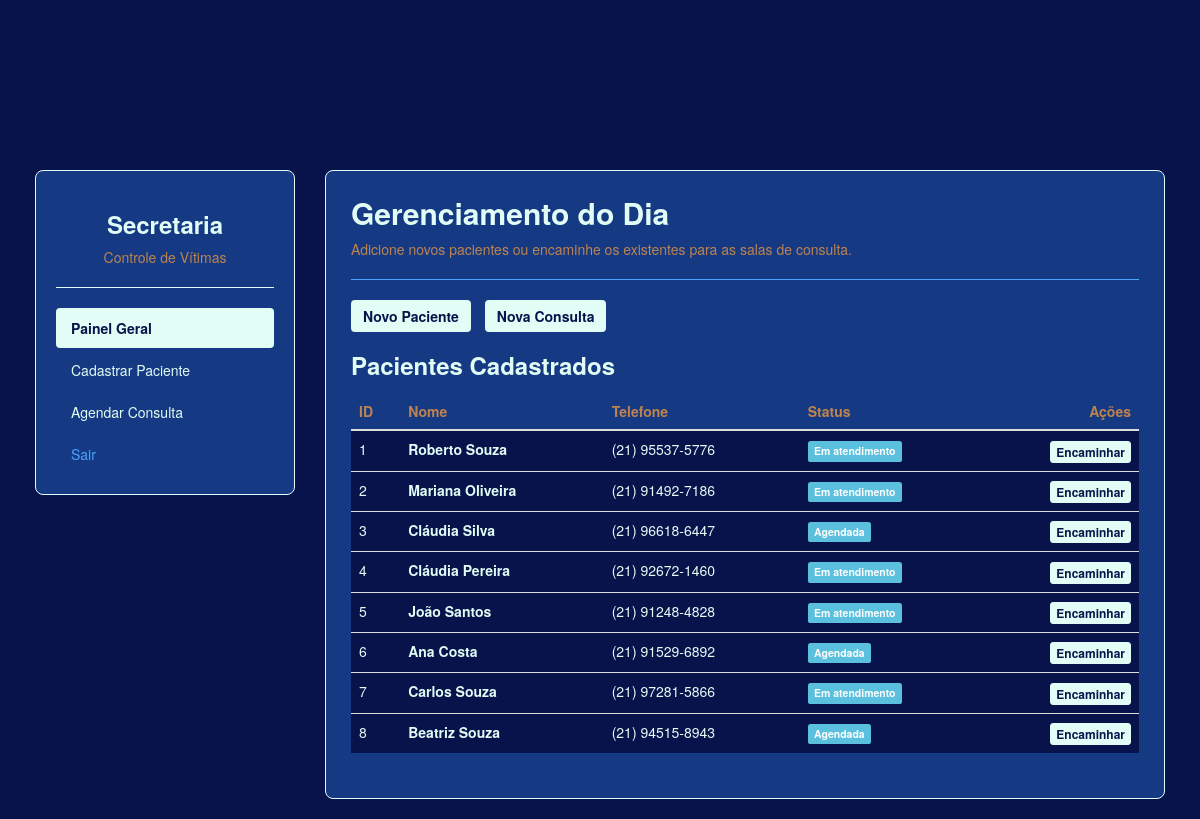
Page /secretaria on the earlier database version.
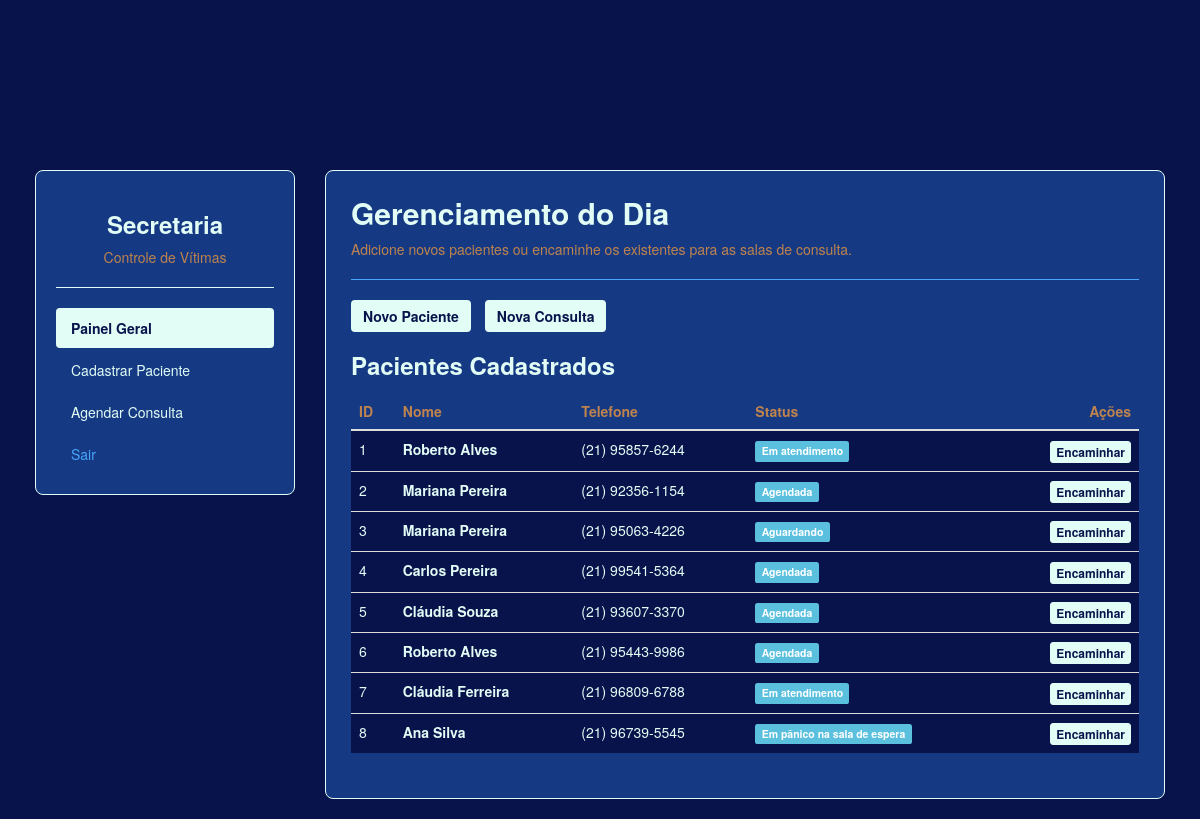
Same page on the later database version.
### tables this page shows
CREATE TABLE pacientes_secretaria (
            id INTEGER PRIMARY KEY AUTOINCREMENT,
            nome TEXT NOT NULL,
            telefone TEXT NOT NULL,
            status TEXT NOT NULL
        );

### app.py (the view)
@app.route('/secretaria')
def secretaria_recepcao():
    conn = conectar_banco()
    pacientes_clinica = conn.execute('SELECT * FROM pacientes_secretaria').fetchall()
    conn.close()
    return render_template('secretaria_recepcao.html', pacientes=pacientes_clinica)

### app.py (called while the page is built)
def conectar_banco():
    conn = sqlite3.connect(ARQUIVO_BANCO)
    conn.row_factory = sqlite3.Row
    return conn

### templates/secretaria_recepcao.html (shortened to what this page needs)
<!DOCTYPE html>
<html lang="pt-BR">
<head>
    <link rel="stylesheet" href="https://stackpath.bootstrapcdn.com/bootstrap/3.4.1/css/bootstrap.min.css">
    <link rel="stylesheet" href="{{ url_for('static', filename='css/style.css') }}">
</head>
<body>
    <div class="container dashboard-container">
        <div class="row">
            <div class="col-md-3">
                <div class="sidebar">
                    <h3 class="text-ouro text-center">Secretaria</h3>
                    <p class="text-center text-muted">Controle de Vítimas</p>
                    <hr style="border-color: #e2fdf6;">
                    <ul class="nav nav-pills nav-stacked">
                        <li class="active"><a href="#" style="background-color: #e2fdf6; color: #08134b; font-weight: bold;">Painel Geral</a></li>
                        <li><a href="#" style="color: #e2fdf6;">Cadastrar Paciente</a></li>
                        <li><a href="#" style="color: #e2fdf6;">Agendar Consulta</a></li>
                        <li><a href="{{ url_for('login') }}" style="color: #49a4fc;">Sair</a></li>
                    </ul>
                </div>
            </div>
            <div class="col-md-9">
                <div class="main-panel">
                    <h2 class="text-ouro" style="margin-top: 0;">Gerenciamento do Dia</h2>
                    <p class="text-muted">Adicione novos pacientes ou encaminhe os existentes para as salas de consulta.</p>
                    <hr style="border-color: #49a4fc;">
                    <div class="row" style="margin-bottom: 20px;">
                        <div class="col-xs-12">
                            <button class="btn btn-ouro" style="margin-right: 10px;">Novo Paciente</button>
                            <button class="btn btn-ouro">Nova Consulta</button>
                        </div>
                    </div>
                    <h3 class="text-ouro">Pacientes Cadastrados</h3>
                    <div class="table-responsive" style="margin-top: 15px;">
                        <table class="table" style="color: #e2fdf6;">
                            <thead>
                                <tr style="color: #be834e;">
                                    <th>ID</th>
                                    <th>Nome</th>
                                    <th>Telefone</th>
                                    <th>Status</th>
                                    <th class="text-right">Ações</th>
                                </tr>
                            </thead>
                            <tbody>
                                {% for paciente in pacientes %}
                                <tr style="background-color: #08134b;">
                                    <td>{{ paciente.id }}</td>
                                    <td><strong>{{ paciente.nome }}</strong></td>
                                    <td>{{ paciente.telefone }}</td>
                                    <td><span class="label label-info">{{ paciente.status }}</span></td>
                                    <td class="text-right">
                                        <button class="btn btn-xs btn-primary">Encaminhar</button>
                                    </td>
                                </tr>
                                {% endfor %}
                            </tbody>
                        </table>
                    </div>
                </div>
            </div>
        </div>
    </div>
</body>
</html>

Differences in the rows shown:
changed pacientes_secretaria id 1: nome "Roberto Souza" → "Roberto Alves"; telefone "(21) 95537-5776" → "(21) 95857-6244"
changed pacientes_secretaria id 2: nome "Mariana Oliveira" → "Mariana Pereira"; telefone "(21) 91492-7186" → "(21) 92356-1154"; status "Em atendimento" → "Agendada"
changed pacientes_secretaria id 3: nome "Cláudia Silva" → "Mariana Pereira"; telefone "(21) 96618-6447" → "(21) 95063-4226"; status "Agendada" → "Aguardando"
changed pacientes_secretaria id 4: nome "Cláudia Pereira" → "Carlos Pereira"; telefone "(21) 92672-1460" → "(21) 99541-5364"; status "Em atendimento" → "Agendada"
changed pacientes_secretaria id 5: nome "João Santos" → "Cláudia Souza"; telefone "(21) 91248-4828" → "(21) 93607-3370"; status "Em atendimento" → "Agendada"
changed pacientes_secretaria id 6: nome "Ana Costa" → "Roberto Alves"; telefone "(21) 91529-6892" → "(21) 95443-9986"
changed pacientes_secretaria id 7: nome "Carlos Souza" → "Cláudia Ferreira"; telefone "(21) 97281-5866" → "(21) 96809-6788"
changed pacientes_secretaria id 8: nome "Beatriz Souza" → "Ana Silva"; telefone "(21) 94515-8943" → "(21) 96739-5545"; status "Agendada" → "Em pânico na sala de espera"
